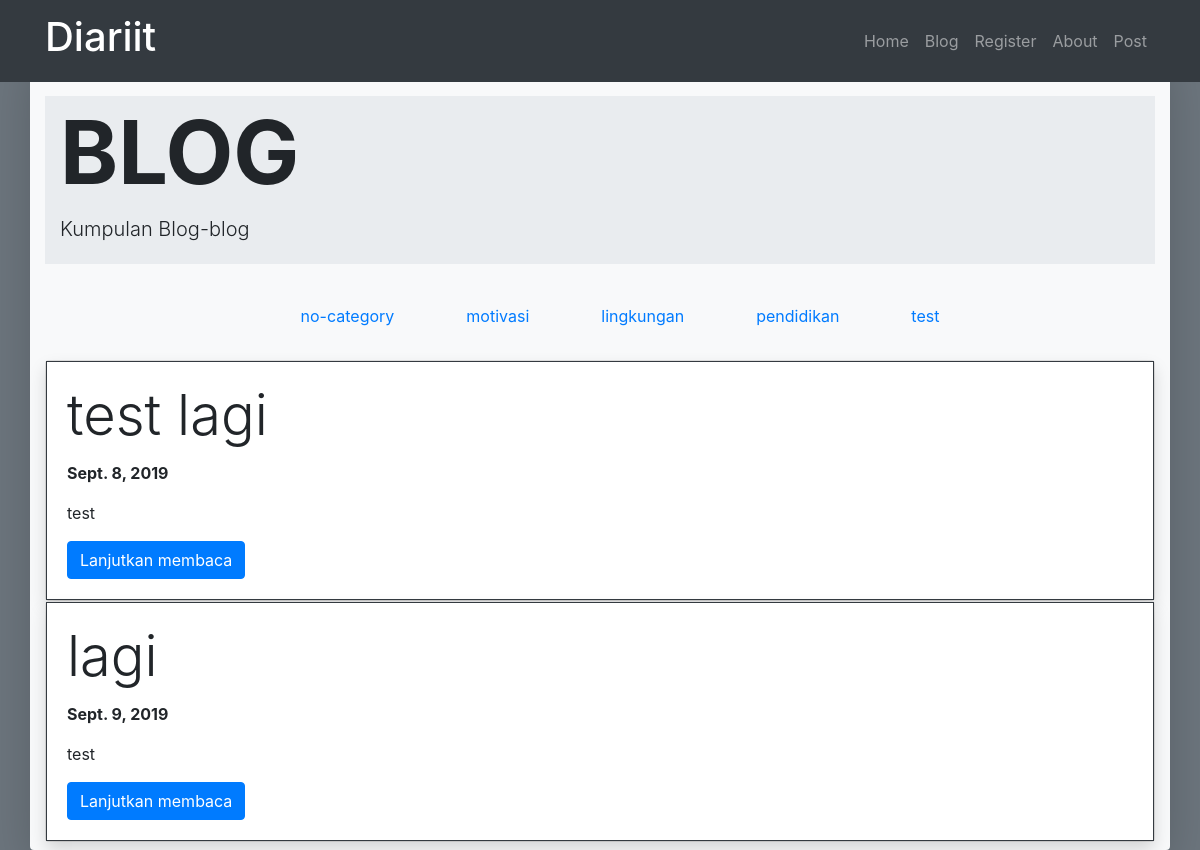
Page /blog/category/test on the committed database.
### blog/models.py (models this page shows, shortened)
class Post(models.Model):
    judul = models.CharField(
        max_length=200,
        validators=[
            clean_judul,
        ],
    )
    body = models.TextField()
    category = models.CharField(
        max_length=100,
        default='no-category',
        choices=(
            ('Blog','blog'),
            ('No-Category','no-category'),
            ('Jurnal','jurnal'),
            ('Berita','berita'),
        )
    )
    publish = models.DateField(auto_now_add=True)
    update = models.DateField(auto_now=True)
    slug = models.SlugField()

### blog/views.py (the view)
# urls.py: re_path(r'^category/(?P<kategoriInput>[\w-]+)', views.lihatKategori, name='tampilByKategori'),
def lihatKategori(request, kategoriInput):
    tampilKategori = Post.objects.filter(category=kategoriInput)
    categoriesValues = Post.objects.values('category').distinct()
    context= {
        'postByCategory':tampilKategori,
        'judul':'BLOG',
        'subjudul':'Kumpulan Blog-blog',
        'categories':categoriesValues,
    }
    return render(request, 'blog/lihatKategori.html', context)

### blog/templates/blog/lihatKategori.html (shortened to what this page needs)
{% extends 'base.html' %}
{% load static %}
{% block judulPage %}
    <div class="jumbotron jumbotron-fluid pt-1 pb-1">
        <div class="container">
            <h1 class="display-2 font-weight-bold text-shadow">{{judul}}</h1>
            <p class="lead">{{subjudul}}</p>
        </div>
    </div>
    <ul class="nav justify-content-center mb-4">
        {% for kategori in categories %}
            <ul class="nav-item">
                <a class='nav-link' href="{% url 'blog:tampilByKategori' kategoriInput=kategori.category %}">{{kategori.category}}</a>
            </ul>
        {% endfor %}
    </ul>
{% endblock judulPage %}
{% block konten %}
    {% for post in postByCategory %}
        <div class="card">
            <div class="card-body border border-dark shadow">
              <h5 class="card-title display-4">{{post.judul}}</h5>
              <p class="card-text"><b>{{post.update}}</b></p>
              <p class="card-text">{{post.body|truncatechars:50}}</p>
              <a href="{% url 'blog:tampilPost' slugInput=post.slug %}" class="btn btn-primary">Lanjutkan membaca</a>
            </div>
        </div>
    {% endfor %}
{% endblock konten %}

### rows in the picture
Post: judul "test lagi", update "Sept. 8, 2019", body "test"
Post: judul "lagi", update "Sept. 9, 2019", body "test"

### other values in the picture
{{ judul }} "BLOG"
{{ subjudul }} "Kumpulan Blog-blog"
{{ kategori.category }} "no-category" "motivasi" "lingkungan" "pendidikan" "test"
